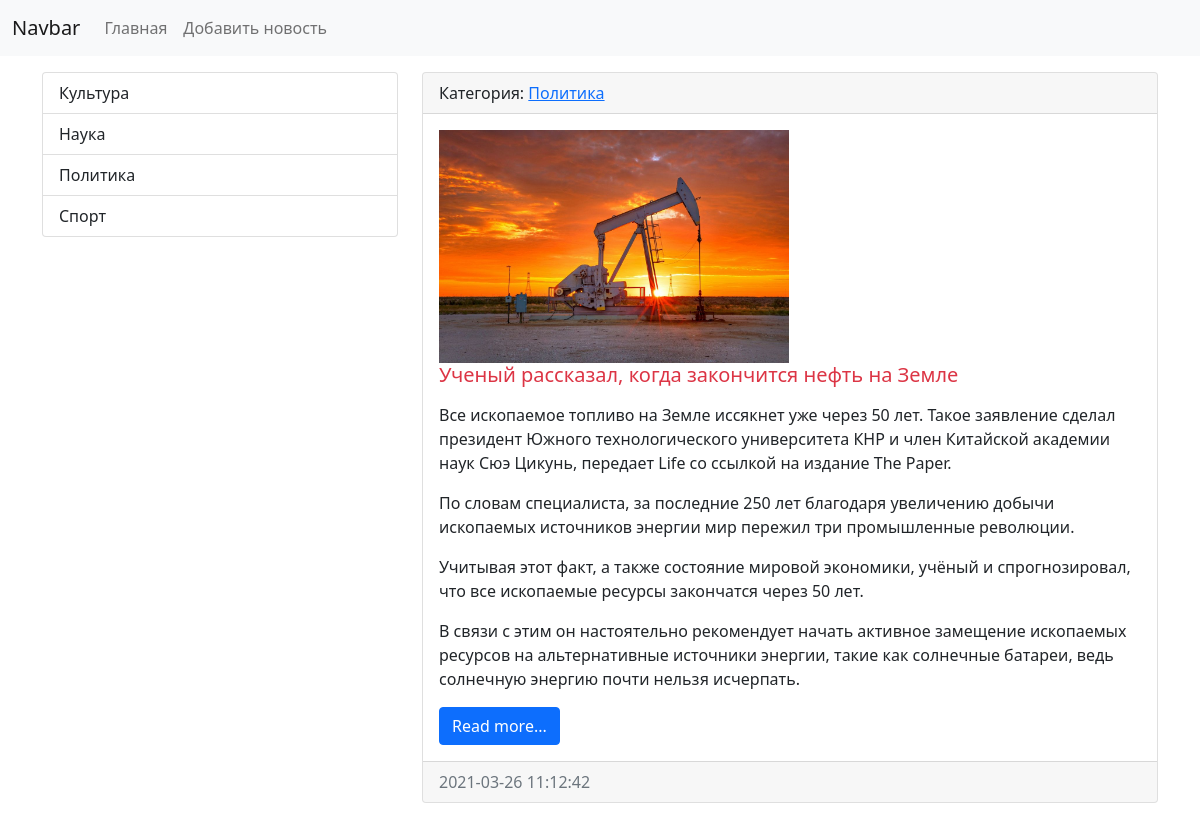
The page /category/3 on the database its author committed.
### news/models.py (models this page shows, shortened)
class Category(models.Model):
    title = models.CharField(max_length=150,db_index=True, verbose_name='Наименование категории')
    def __str__(self):
        return self.title
    class Meta:
        verbose_name = 'Категория'
        verbose_name_plural = 'Категории'
        ordering = ['title']

class News(models.Model):
    title = models.CharField(max_length=150, verbose_name='Наименование')
    content = models.TextField(blank=True, verbose_name='Контент')
    created_at = models.DateTimeField(auto_now_add=True, verbose_name='Дата публикации')
    updated_at = models.DateTimeField(auto_now=True, verbose_name='Обновлено')
    photo = models.ImageField(upload_to='photos/%Y/%m/%d/', verbose_name='Фото', blank=True)
    is_published = models.BooleanField(default=True, verbose_name='Опубликовано')
    category = models.ForeignKey('Category', on_delete=models.PROTECT, null=True, verbose_name='Категория')
    class Meta:
        verbose_name = 'Новость'
        verbose_name_plural = 'Новости'
        ordering = ['-created_at']

### news/views.py (the view)
# urls.py: path('category/<int:category_id>', get_category, name='category'),
def get_category(request, category_id):
    news = News.objects.filter(category_id=category_id)
    categories = Category.objects.all()
    category = Category.objects.get(pk=category_id)
    return render(request, 'news/category.html', {'news': news, 'categories': categories, 'category': category})

### news/templates/news/category.html (shortened to what this page needs)
<!doctype html>
<html lang="en">
  <head>
    <link href="https://cdn.jsdelivr.net/npm/bootstrap@5.0.0-beta3/dist/css/bootstrap.min.css" rel="stylesheet">
  </head>
  <body>
  <nav class="navbar navbar-expand-lg navbar-light bg-light">
    <div class="container-fluid">
      <a class="navbar-brand" href="{% url 'home' %}">Navbar</a>
      <div class="collapse navbar-collapse" id="navbarSupportedContent">
        <ul class="navbar-nav me-auto mb-2 mb-lg-0">
          <li class="nav-item"><a class="nav-link" href="{% url 'home' %}">Главная</a></li>
          <li class="nav-item"><a class="nav-link" href="{% url 'home' %}">Добавить новость</a></li>
        </ul>
      </div>
    </div>
  </nav>
  <div class="container mt-3">
    <div class="row">
      <div class="col-md-4">
        <div class="list-group">
          {% for item in categories %}
          <a href="{% url 'category' item.pk %}" class="list-group-item list-group-item-action">{{ item.title }}</a>
          {% endfor %}
         </div>
      </div>
      <div class="col-md-8">
        {% for item in news %}
        <div class="card mb-3">
            <div class="card-header">
                Категория: <a href="{% url 'category' item.category.pk %}">{{ item.category }}</a>
            </div>
            <div class="card-body">
              <div class="media">
                {% if item.photo %}
                  <img src="{{ item.photo.url }}" alt="" width="350" class="mr-3">
                {% else %}
                <img src="https://picsum.photos/id/1060/350/235/?blur=2" alt="" class="mr-3">
                {% endif %}
                <div class="media-body">
                                <h5 class="card-title {% cycle 'text-danger' 'text-success' %}">{{ item.title }}</h5>
                                <p class="card-text">{{ item.content| linebreaks }}</p>
                                <a href="#" class="btn btn-primary">Read more...</a>
                </div>
              </div>
           </div>
          <div class="card-footer text-muted">
            {{ item.created_at|date:"Y-m-d H:i:s" }}
          </div>
        </div>
        {% endfor %}
      </div>
    </div>
  </div>
  </body>
</html>

### rows shown on the page
Category: title "Культура"
Category: title "Наука"
Category: title "Политика"
Category: title "Спорт"
News: category "Политика", photo (picture), title "Ученый рассказал, когда закончится нефть на Земле", content "Все ископаемое топливо на Земле иссякнет уже через 50 лет. Такое заявление сделал президент Южного технологического университета КНР и член Китайской академии наук Сюэ Цикунь, передает Life со ссылкой на издание The Paper. По словам специалиста, за последние 250 лет благодаря увеличению добычи ископаемых источников энергии мир пережил три промышленные революции. Учитывая этот факт, а также состояние мировой экономики, учёный и спрогнозировал, что все ископаемые ресурсы закончатся через 50 лет. В связи с этим он настоятельно рекомендует начать активное замещение ископаемых ресурсов на альтернативные источники энергии, такие как солнечные батареи, ведь солнечную энергию почти нельзя исчерпать.", created_at "2021-03-26 11:12:42"
